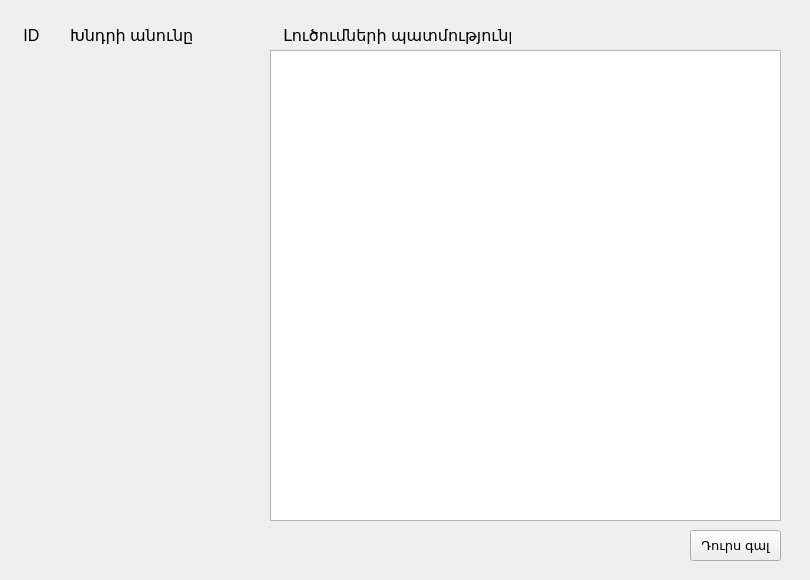
<?xml version="1.0" encoding="UTF-8"?>
<ui version="4.0">
 <class>ProblemSet</class>
 <widget class="QWidget" name="ProblemSet">
  <property name="geometry">
   <rect>
    <x>0</x>
    <y>0</y>
    <width>810</width>
    <height>580</height>
   </rect>
  </property>
  <property name="windowTitle">
   <string>Form</string>
  </property>
  <widget class="QLabel" name="label">
   <property name="geometry">
    <rect>
     <x>10</x>
     <y>20</y>
     <width>61</width>
     <height>31</height>
    </rect>
   </property>
   <property name="font">
    <font>
     <pointsize>12</pointsize>
    </font>
   </property>
   <property name="text">
    <string>   ID</string>
   </property>
  </widget>
  <widget class="QLabel" name="label_2">
   <property name="geometry">
    <rect>
     <x>70</x>
     <y>20</y>
     <width>151</width>
     <height>31</height>
    </rect>
   </property>
   <property name="font">
    <font>
     <pointsize>12</pointsize>
    </font>
   </property>
   <property name="text">
    <string>Խնդրի անունը</string>
   </property>
  </widget>
  <widget class="QTableView" name="submission_history">
   <property name="geometry">
    <rect>
     <x>270</x>
     <y>50</y>
     <width>511</width>
     <height>471</height>
    </rect>
   </property>
  </widget>
  <widget class="QLabel" name="label_3">
   <property name="geometry">
    <rect>
     <x>270</x>
     <y>20</y>
     <width>241</width>
     <height>31</height>
    </rect>
   </property>
   <property name="font">
    <font>
     <pointsize>12</pointsize>
    </font>
   </property>
   <property name="text">
    <string>   Լուծումների պատմությունը</string>
   </property>
  </widget>
  <widget class="QScrollArea" name="scrollArea">
   <property name="geometry">
    <rect>
     <x>20</x>
     <y>50</y>
     <width>230</width>
     <height>470</height>
    </rect>
   </property>
   <property name="frameShape">
    <enum>QFrame::NoFrame</enum>
   </property>
   <property name="verticalScrollBarPolicy">
    <enum>Qt::ScrollBarAsNeeded</enum>
   </property>
   <property name="widgetResizable">
    <bool>true</bool>
   </property>
   <widget class="QWidget" name="scrollAreaWidgetContents">
    <property name="geometry">
     <rect>
      <x>0</x>
      <y>0</y>
      <width>230</width>
      <height>470</height>
     </rect>
    </property>
   </widget>
  </widget>
  <widget class="QPushButton" name="pushButton_3">
   <property name="geometry">
    <rect>
     <x>690</x>
     <y>530</y>
     <width>91</width>
     <height>31</height>
    </rect>
   </property>
   <property name="font">
    <font>
     <pointsize>10</pointsize>
    </font>
   </property>
   <property name="text">
    <string>Դուրս գալ</string>
   </property>
  </widget>
 </widget>
 <resources/>
 <connections/>
</ui>
